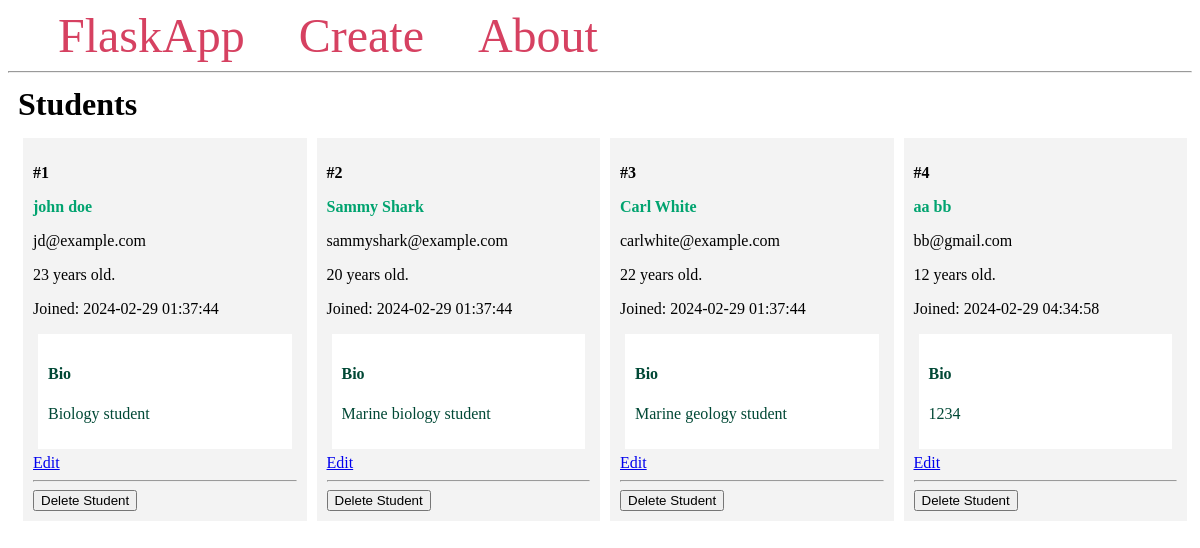
The page / on the database its author committed.
### app.py (models this page shows, shortened)
class Student(db.Model):
    id = db.Column(db.Integer, primary_key=True)
    firstname = db.Column(db.String(100), nullable=False)
    lastname = db.Column(db.String(100), nullable=False)
    email = db.Column(db.String(80), unique=True, nullable=False)
    age = db.Column(db.Integer)
    created_at = db.Column(db.DateTime(timezone=True),
                           server_default=func.now())
    bio = db.Column(db.Text)

### app.py (the view)
@app.route('/')
def index():
    students = Student.query.all()
    return render_template('index.html', students=students)

### templates/index.html
{% extends 'base.html' %} {% block content %}
<h1 class="title">{% block title %} Students {% endblock %}</h1>
<div class="content">
  {% for student in students %}
  <div class="student">
    <p><b>#{{ student.id }}</b></p>
    <b>
      <p class="name">
        <a href="{{ url_for('student', student_id=student.id)}}">
          {{ student.firstname }} {{ student.lastname }}
        </a>
      </p>
    </b>
    <p>{{ student.email }}</p>
    <p>{{ student.age }} years old.</p>
    <p>Joined: {{ student.created_at }}</p>
    <div class="bio">
      <h4>Bio</h4>
      <p>{{ student.bio }}</p>
    </div>
    <a href="{{ url_for('edit', student_id=student.id) }}">Edit</a>
    <hr />
    <form method="POST" action="{{ url_for('delete', student_id=student.id) }}">
      <input
        type="submit"
        value="Delete Student"
        onclick="return confirm('Are you sure you want to delete this entry?')"
      />
    </form>
  </div>
  {% endfor %}
</div>
{% endblock %}

### templates/base.html (shortened to what this page needs)
<!DOCTYPE html>
<html lang="en">
  <head>
  </head>
  <body>
    <nav>
      <a href="{{ url_for('index') }}">FlaskApp</a>
      <a href="{{ url_for('create') }}">Create</a>
      <a href="#">About</a>
    </nav>
    <hr />
    <div class="content">{% block content %} {% endblock %}</div>
  </body>
</html>

### templates/base.html (style rules this page uses)
.title { margin: 5px; }
.content { margin: 5px; width: 100%; display: flex; flex-direction: row; flex-wrap: wrap; }
.student { flex: 20%; padding: 10px; margin: 5px; background-color: #f3f3f3; inline-size: 100%; }
.bio { padding: 10px; margin: 5px; background-color: #ffffff; color: #004835; }
.name a { color: #00a36f; text-decoration: none; }
nav a { color: #d64161; font-size: 3em; margin-left: 50px; text-decoration: none; }

### rows shown on the page
Student: id "1", firstname "john", lastname "doe", email "jd@example.com", age "23", created_at "2024-02-29 01:37:44", bio "Biology student"
Student: id "2", firstname "Sammy", lastname "Shark", email "sammyshark@example.com", age "20", created_at "2024-02-29 01:37:44", bio "Marine biology student"
Student: id "3", firstname "Carl", lastname "White", email "carlwhite@example.com", age "22", created_at "2024-02-29 01:37:44", bio "Marine geology student"
Student: id "4", firstname "aa", lastname "bb", email "bb@gmail.com", age "12", created_at "2024-02-29 04:34:58", bio "1234"
